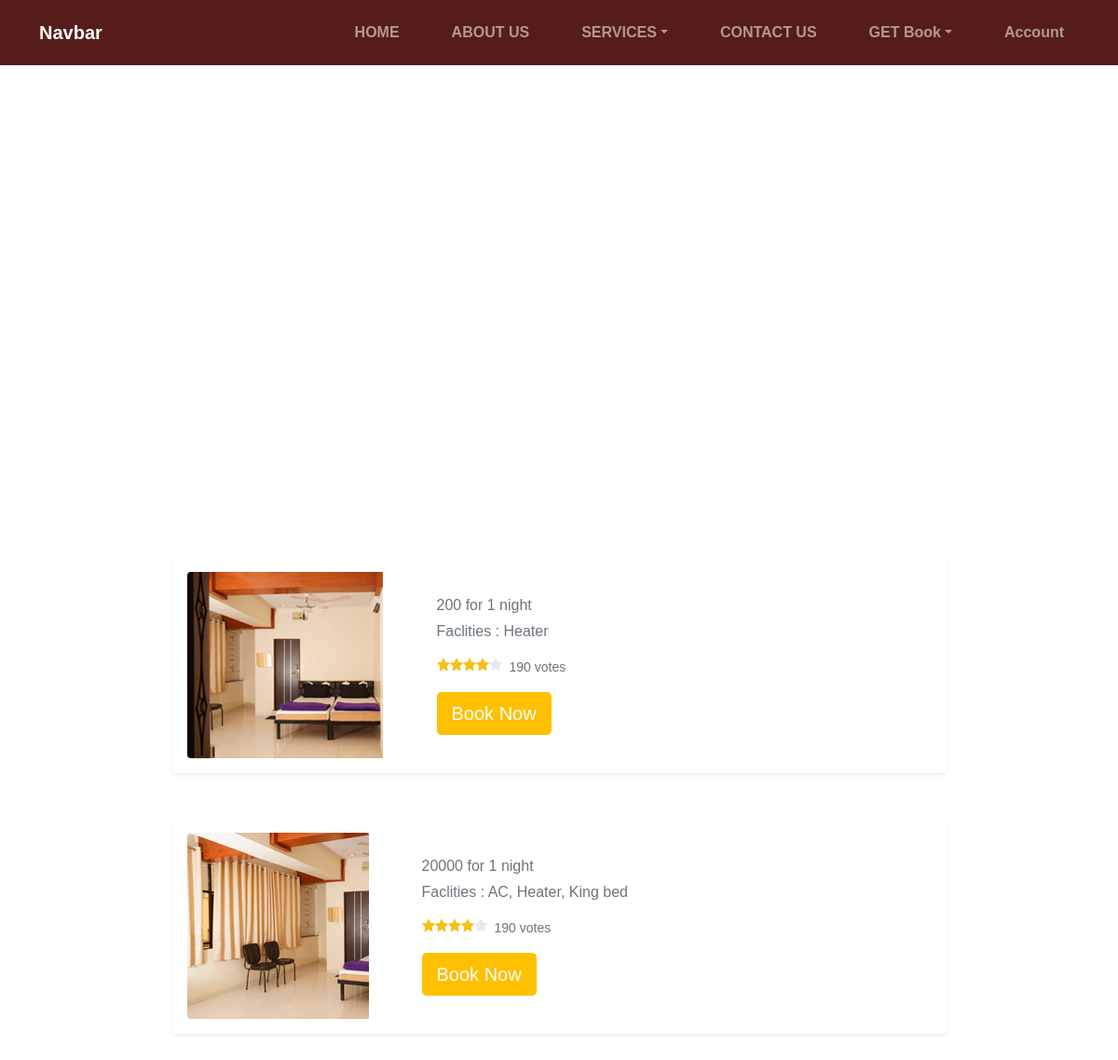
The app's page /rooms/ (signed in) with its own data.
### rooms/models.py (models this page shows, shortened)
class room(models.Model):
    name = models.CharField(max_length=50)
    room_capacity = models.CharField(max_length=500)
    facilities = models.CharField(max_length=500)
    price = models.IntegerField()
    image = models.ImageField(upload_to='images/room')

### rooms/views.py (the view)
# urls.py: path('', rooms, name='rooms'),
def rooms(request):
    data =  room.objects.all()
    return render(request, 'hotel_rooms.html', {'data' : data})

### account/models.py (called while the page is built)
    @property
    def is_active(self):
        return self.active

### templates/hotel_rooms.html (shortened to what this page needs)
{% extends 'base.html' %}
{% load static %}
{% block content %}
    <section class="store-hero">
    </section>
    <div class="container">
        <div class="row" style="justify-content: center;">
            <div class="col-md-9">
                {% for i in data %}
                <div class="card shadow-sm mt-5 mb-4 flex-lg-row flex-column gap-lg-5">
                    <div>
                    <img class="card-img-top"
                            src="{{ i.image.url }}"
                            alt="Card image cap" style="height:100%; width: 100%">
                    </div>
                    <div class="card-body">
                        <div class="d-flex flex-column">
                            <div>
                            <span class="text-muted d-block mb-1"> {{ i.price }} for 1 night</span>
                            <p class="card-text text-muted mb-1"> Faclities : {{ i.facilities }}
                            </p>
                        </div>
                            <div class="rating-stars mt-1 mb-3 d-flex align-items-center">
                                <small class="text-muted ms-2 d-block mt-2"> 190 votes</small>
                            </div>
                        </div>
                        <div>
                            <input type="button" class="btn btn-lg" onclick="openModal()" value="Book Now">
                        </div>
                    </div>
                </div>
                {% endfor %}
            </div>
        </div>
    </div>
{% endblock content %}

### static/styles.css (style rules this page uses)
*, *::after, *::before { box-sizing: 0; }
:root { --yellow-bg: #ffc000; --chocolate-bg: #561c1b; }
body { margin: 0; padding: 0; font-family: "Ralway", sans-serif; }
.store-hero { position: relative; height: 60vh; }
.store-hero::before { content: ""; background-image: url("http://vaibhavfoods.in/wp-content/uploads/2020/02/Hotel.jpg?id=1319"); background-repeat: no-repeat; background-size: cover; position: absolute; top: 0; left: 0; right: 0; height: 60vh; }
.btn { background-color: var(--yellow-bg); transition: background-color 0.3s ease; color: white; border: none; }
.card { border: none; padding: 1em; }
.card-body { padding: 0.5rem; }
.card .card-img-top { height: 117px; width: 117px; border-radius: 0.25rem; overflow: hidden; }

### records on screen
room: image (picture), price "200", facilities "Heater"
room: image (picture), price "20000", facilities "AC, Heater, King bed"
